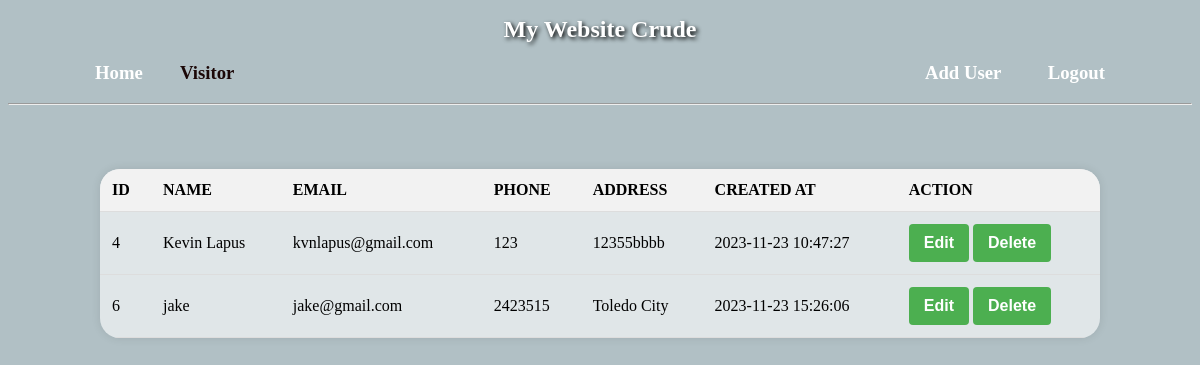
The page / on the database its author committed.
### tables this page shows
CREATE TABLE `clients` (
  `id` int(12) NOT NULL,
  `name` varchar(100) NOT NULL,
  `email` varchar(100) NOT NULL,
  `phone` varchar(20) NOT NULL,
  `address` varchar(200) NOT NULL,
  `created_at` datetime NOT NULL DEFAULT current_timestamp()
);

### index.php (the view, shortened to what this page needs)
<!DOCTYPE html>
<html>
<head>
    <link rel="stylesheet" href="styles.css">
</head>
<body>
    <h1>My Website Crude
        <h3><a style="text-decoration: none; color:white ;" href="/form/index.php"> Home &nbsp&nbsp &nbsp&nbsp&nbsp</a>
            <?php
            if (empty($_SESSION['email'])) {
                echo "Visitor";
            } else {
                echo $_SESSION['email'];
            }
            ?>
            &nbsp&nbsp&nbsp&nbsp&nbsp&nbsp&nbsp&nbsp <a style="text-decoration: none;color:white ;" href="/form/create.php"> Add User </a>
            &nbsp&nbsp&nbsp&nbsp&nbsp&nbsp&nbsp&nbsp <a style="text-decoration: none;color:white ;" href="/form/logout.php"> Logout </a>
        </h3>
    </h1>
    <hr><br><br>
    <center>
        <table>
            <thead>
                <tr>
                    <th>ID</th>
                    <th>NAME</th>
                    <th>EMAIL</th>
                    <th>PHONE</th>
                    <th>ADDRESS</th>
                    <th>CREATED AT</th>
                    <th>ACTION</th>
                </tr>
            </thead>
            <tbody>
                <?php
                $servername = "localhost";
                $username = "root";
                $password = "";
                $database = "myshop";
                $connection = new mysqli($servername, $username, $password, $database);
                $sql = "SELECT * FROM clients";
                $result = $connection->query($sql);
                while ($row = $result->fetch_assoc()) {
                    echo "
                <tr>
                    <td>$row[id]</td>
                    <td>$row[name]</td>
                    <td>$row[email]</td>
                    <td>$row[phone]</td>
                    <td>$row[address]</td>
                    <td>$row[created_at]</td>
                    <td>
                        <a href='/form/edit.php?id=$row[id]'> <button>Edit</button></a>
                        <a href='/form/delete.php?id=$row[id]'> <button>Delete</button></a>
                    </td>
                </tr>
                    ";
                }
                ?>
            </tbody>
    </center>
</body>
</html>

### styles.css (style rules this page uses)
body { background-color: rgb(177, 192, 197); }
h1 { color: rgb(255, 255, 255); text-align: center; font-size: 24px; text-shadow: 2px 2px 4px rgba(0, 0, 0, 1); }
h3,h2 { color: rgb(27, 7, 7); text-align: center; }
button { background-color: #4caf50; color: #fff; padding: 10px 15px; border: none; border-radius: 4px; cursor: pointer; font-size: 16px; font-weight: bold; }
table { width: 100%; border-collapse: collapse; margin-top: 20px; background-color: #ffffff9a; margin-left: auto; margin-right: auto; justify-content: center; align-items: center; border-radius: 20px; box-shadow: 0 0 10px rgba(0, 0, 0, 0.1); overflow: hidden; width: 1000px; }
th, td { padding: 12px; text-align: left; border-bottom: 1px solid #ddd; }
th { background-color: #f2f2f2; }

### rows shown on the page
clients: id "4", name "Kevin Lapus", email "kvnlapus@gmail.com", phone "123", address "12355bbbb", created_at "2023-11-23 10:47:27"
clients: id "6", name "jake", email "jake@gmail.com", phone "2423515", address "Toledo City", created_at "2023-11-23 15:26:06"
